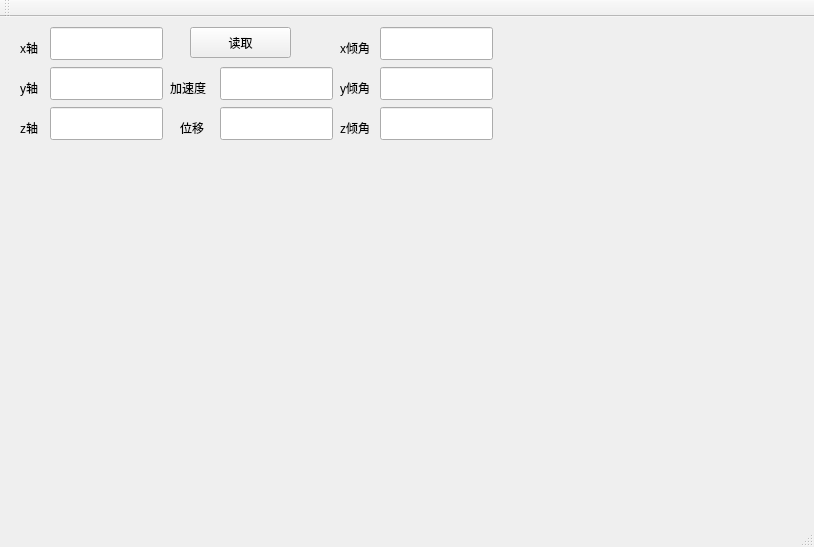
<?xml version="1.0" encoding="UTF-8"?>
<ui version="4.0">
 <class>MainWindow</class>
 <widget class="QMainWindow" name="MainWindow">
  <property name="geometry">
   <rect>
    <x>0</x>
    <y>0</y>
    <width>814</width>
    <height>547</height>
   </rect>
  </property>
  <property name="windowTitle">
   <string>MainWindow</string>
  </property>
  <widget class="QWidget" name="centralWidget">
   <widget class="QPushButton" name="read_button">
    <property name="geometry">
     <rect>
      <x>190</x>
      <y>10</y>
      <width>101</width>
      <height>31</height>
     </rect>
    </property>
    <property name="text">
     <string>读取</string>
    </property>
   </widget>
   <widget class="QLineEdit" name="lineEdit_x">
    <property name="geometry">
     <rect>
      <x>50</x>
      <y>10</y>
      <width>113</width>
      <height>33</height>
     </rect>
    </property>
   </widget>
   <widget class="QLabel" name="label">
    <property name="geometry">
     <rect>
      <x>20</x>
      <y>20</y>
      <width>31</width>
      <height>21</height>
     </rect>
    </property>
    <property name="text">
     <string>x轴</string>
    </property>
   </widget>
   <widget class="QLabel" name="label_2">
    <property name="geometry">
     <rect>
      <x>20</x>
      <y>60</y>
      <width>31</width>
      <height>21</height>
     </rect>
    </property>
    <property name="text">
     <string>y轴</string>
    </property>
   </widget>
   <widget class="QLineEdit" name="lineEdit_y">
    <property name="geometry">
     <rect>
      <x>50</x>
      <y>50</y>
      <width>113</width>
      <height>33</height>
     </rect>
    </property>
   </widget>
   <widget class="QLabel" name="label_3">
    <property name="geometry">
     <rect>
      <x>20</x>
      <y>100</y>
      <width>31</width>
      <height>21</height>
     </rect>
    </property>
    <property name="text">
     <string>z轴</string>
    </property>
   </widget>
   <widget class="QLineEdit" name="lineEdit_z">
    <property name="geometry">
     <rect>
      <x>50</x>
      <y>90</y>
      <width>113</width>
      <height>33</height>
     </rect>
    </property>
    <property name="text">
     <string/>
    </property>
   </widget>
   <widget class="QLineEdit" name="lineEdit_jsd">
    <property name="geometry">
     <rect>
      <x>220</x>
      <y>50</y>
      <width>113</width>
      <height>33</height>
     </rect>
    </property>
    <property name="text">
     <string/>
    </property>
   </widget>
   <widget class="QLabel" name="label_4">
    <property name="geometry">
     <rect>
      <x>170</x>
      <y>60</y>
      <width>51</width>
      <height>21</height>
     </rect>
    </property>
    <property name="text">
     <string>加速度</string>
    </property>
   </widget>
   <widget class="QLineEdit" name="lineEdit_wy">
    <property name="geometry">
     <rect>
      <x>220</x>
      <y>90</y>
      <width>113</width>
      <height>33</height>
     </rect>
    </property>
    <property name="text">
     <string/>
    </property>
   </widget>
   <widget class="QLabel" name="label_5">
    <property name="geometry">
     <rect>
      <x>180</x>
      <y>100</y>
      <width>41</width>
      <height>21</height>
     </rect>
    </property>
    <property name="text">
     <string>位移</string>
    </property>
   </widget>
   <widget class="QLineEdit" name="lineEdit_xj">
    <property name="geometry">
     <rect>
      <x>380</x>
      <y>10</y>
      <width>113</width>
      <height>33</height>
     </rect>
    </property>
    <property name="text">
     <string/>
    </property>
   </widget>
   <widget class="QLabel" name="label_6">
    <property name="geometry">
     <rect>
      <x>340</x>
      <y>20</y>
      <width>41</width>
      <height>21</height>
     </rect>
    </property>
    <property name="text">
     <string>x倾角</string>
    </property>
   </widget>
   <widget class="QLineEdit" name="lineEdit_yj">
    <property name="geometry">
     <rect>
      <x>380</x>
      <y>50</y>
      <width>113</width>
      <height>33</height>
     </rect>
    </property>
    <property name="text">
     <string/>
    </property>
   </widget>
   <widget class="QLineEdit" name="lineEdit_zj">
    <property name="geometry">
     <rect>
      <x>380</x>
      <y>90</y>
      <width>113</width>
      <height>33</height>
     </rect>
    </property>
    <property name="text">
     <string/>
    </property>
   </widget>
   <widget class="QLabel" name="label_9">
    <property name="geometry">
     <rect>
      <x>340</x>
      <y>60</y>
      <width>41</width>
      <height>21</height>
     </rect>
    </property>
    <property name="text">
     <string>y倾角</string>
    </property>
   </widget>
   <widget class="QLabel" name="label_7">
    <property name="geometry">
     <rect>
      <x>340</x>
      <y>100</y>
      <width>41</width>
      <height>21</height>
     </rect>
    </property>
    <property name="text">
     <string>z倾角</string>
    </property>
   </widget>
  </widget>
  <widget class="QMenuBar" name="menuBar">
   <property name="geometry">
    <rect>
     <x>0</x>
     <y>0</y>
     <width>814</width>
     <height>28</height>
    </rect>
   </property>
  </widget>
  <widget class="QToolBar" name="mainToolBar">
   <attribute name="toolBarArea">
    <enum>TopToolBarArea</enum>
   </attribute>
   <attribute name="toolBarBreak">
    <bool>false</bool>
   </attribute>
  </widget>
  <widget class="QStatusBar" name="statusBar"/>
 </widget>
 <layoutdefault spacing="6" margin="11"/>
 <resources/>
 <connections/>
</ui>
